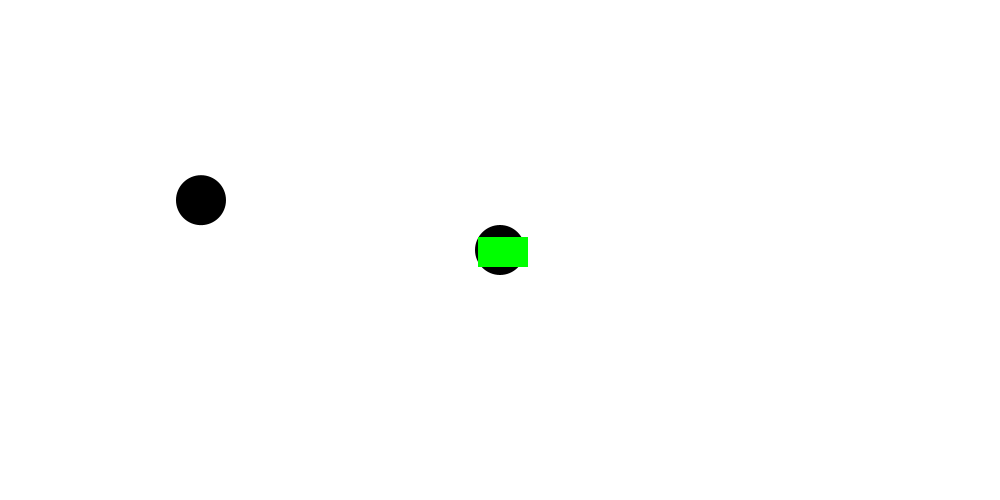
Frame 1 (no input)
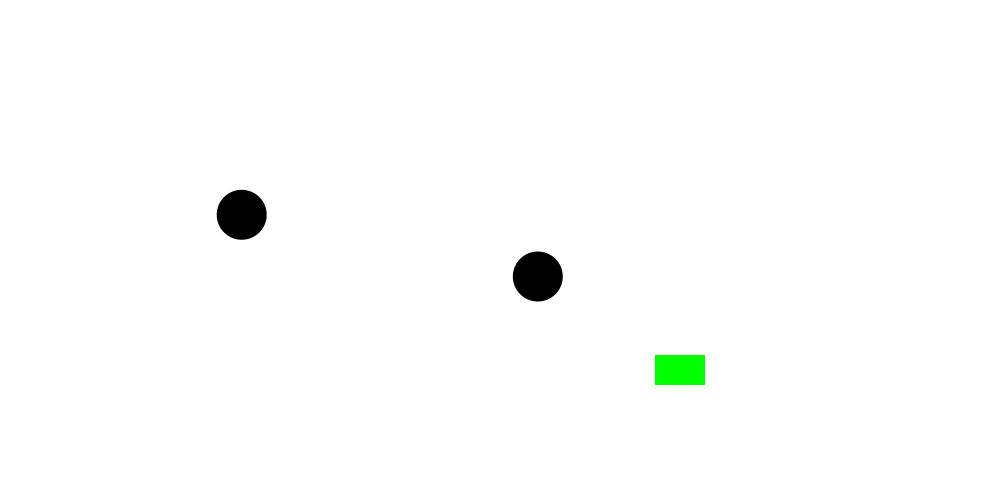
Frame 60 (the mouse pressed at the canvas centre just before this capture)
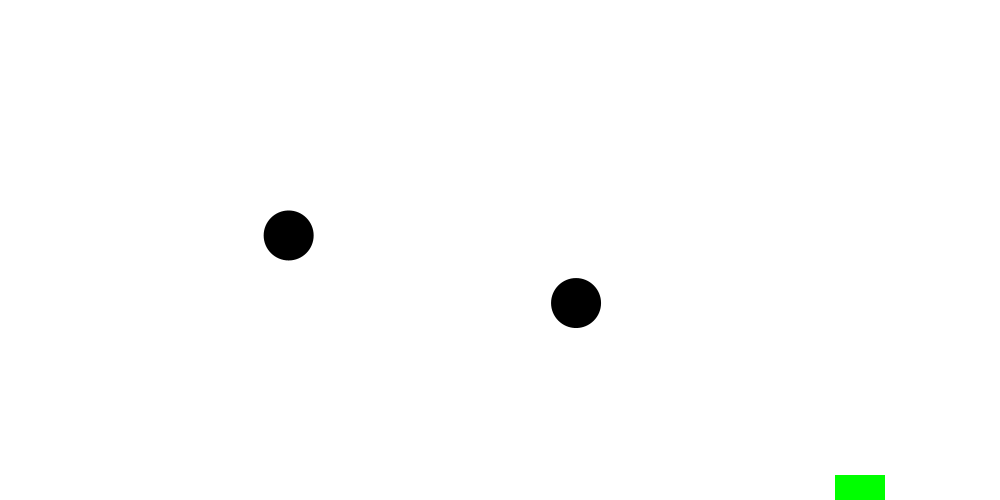
Frame 120 (the mouse held since frame 60 and released just before this capture)

The Processing sketch that drew these frames (run headless with seeded random() and noise(); from frame 60 on, the mouse is pressed at the canvas centre):

// Processing sketch: follow_food_with_vectors_with_probablilty
// ── follow_food_with_vectors_with_probablilty.pde
class Walker{
  //float x; 
  //float y;
  //color c;
  PVector location;
  PVector velocity;
  PVector follow_food;
  


  
  
  // CONTRUCTOR: initialistaion DATA for class walker
  //Walker(color walkC, float walkX,float walkY){
  Walker(float locX, float locY, float velX, float velY){
    location = new PVector(locX, locY);
    velocity = new PVector(velX, velY);
   }
  
  //FUNCTIONALITY for class walker
  void step(){
    
    float r = random(1);
    float chase = 0.5; //scale factor for speed of chase
    
    if (r < 0.7){                                                    // set ratio by which walker is likely to follow food
    
     follow_food = new PVector(food1.location.x, food1.location.y);
    

    
     follow_food.sub(location);
     follow_food.normalize();
     follow_food.mult(chase);
      
        
    }
    
    else{   
      
      //follow_food = new PVector(random(-1,1), random(-1,1));       // set velocity if not following food
      follow_food = new PVector(int(random(-1,2)) * chase, int(random(-1,2)) * chase);       // set velocity if not following food
    }
        
     
    
  
      
      
      
    //follow_food = new PVector(food1.location.x, food1.location.y);
    
    //float chase = 0.5; //scale factor for speed of chase
    
    //follow_food.sub(location);
    //follow_food.normalize();
    //follow_food.mult(chase);
      
    location.add(follow_food); 
    
    
    
 
   
    
    if(location.x > width || location.x < 0){
      follow_food.x = follow_food.x * -1;
    }
    
    if(location.y > height || location.y < 0){
      follow_food.y = follow_food.y * -1;
    }
    
    location.add(follow_food);  
    
    //location.add(velocity)
    
    

    //velocity = food1.location;
    //velocity.sub(location);
    //velocity.normalize();
    
    //location.add(velocity);
    
    //if(location.x > width || location.x < 0){
    //  velocity.x = velocity.x * -1;
    //}
    
    //if(location.y > height || location.y < 0){
    //  velocity.y = velocity.y * -1;
    //}
    
    //location.add(velocity);   
    
  }
  
  
  void display(){
    noStroke();
    fill(0);
    ellipse(location.x, location.y, 50, 50);
  }
  
}



// CLASS Food is based on class Car from prev. example
class Food{  
 //class DATA 
 // declare variables
  color c;
  PVector location;
  PVector velocity;
  
  
  
 //CONSTRUCTOR now contains arguments for setup of individual objects
 //Car(){
 Food(color tempC, float tempXpos, float tempYpos, float tempXspeed, float tempYspeed){
   c = tempC;
   location = new PVector(tempXpos, tempYpos);
   velocity = new PVector(tempXspeed, tempYspeed);
   
 }
  
//  //CLASS FUNCTIONALITY
//  //define display and drive subfunctions for car class
//  //higher function with which to call these two subfunctions is defined outside of class
  
 void display(){
   rectMode(CENTER);
   fill(c);
   rect(location.x,location.y,50,30); //draw rectangle using x,y,w,h
 }
  
 void drive() {
   
   location.add(velocity);
   
    if (location.x > width || location.x < 0){
     velocity.x = velocity.x * -1;
   }
    
    if (location.y > height || location.y < 0){
     velocity.y = velocity.y * -1;
   }
 }  
 
 
 

 
 
 
 
  
}

// Instantiate all objects
Walker walker1;
Walker walker2;
Food food1;

////SETUP
void setup(){
 size(1000, 500);
 walker1 = new Walker(width/2, height/2, random(-5,5), random(-5,5));
 walker2 = new Walker(200, 200, random(-5,5), random(-5,5));
 food1 = new Food(color(0,255,0), width/2, height/2, 3, 2);
}

//FUNCTIONALITY
void draw(){
 background(255);
 walker1.step();
 walker1.display();
 walker2.step();
 walker2.display();
 food1.drive();
 food1.display();
}
  
  
  
  


   
  
  
    
  
